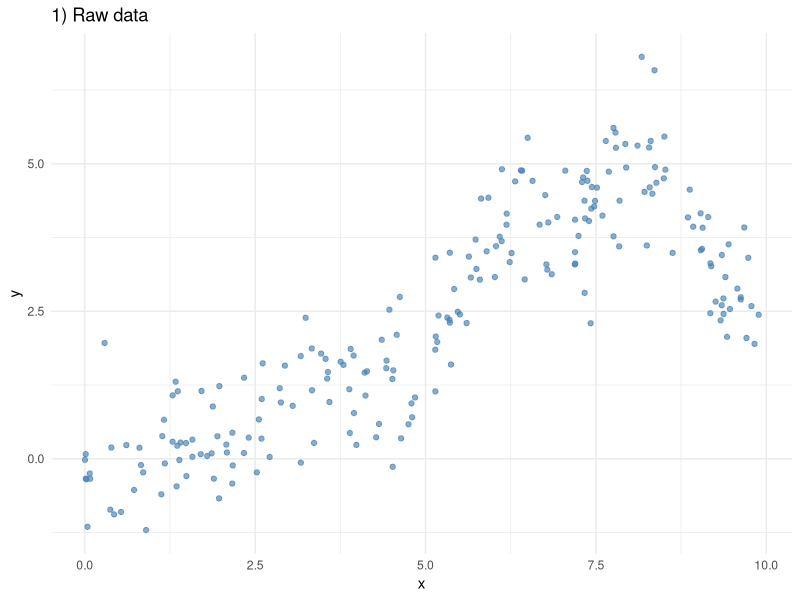
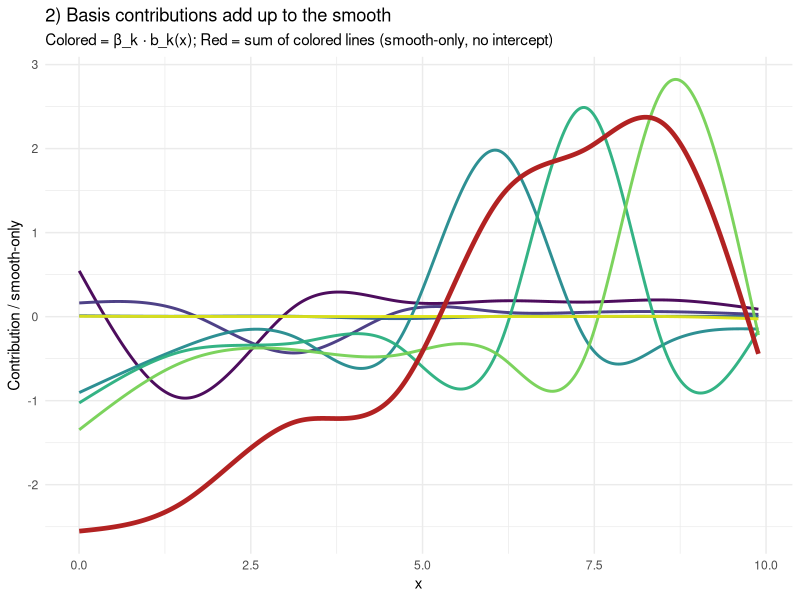
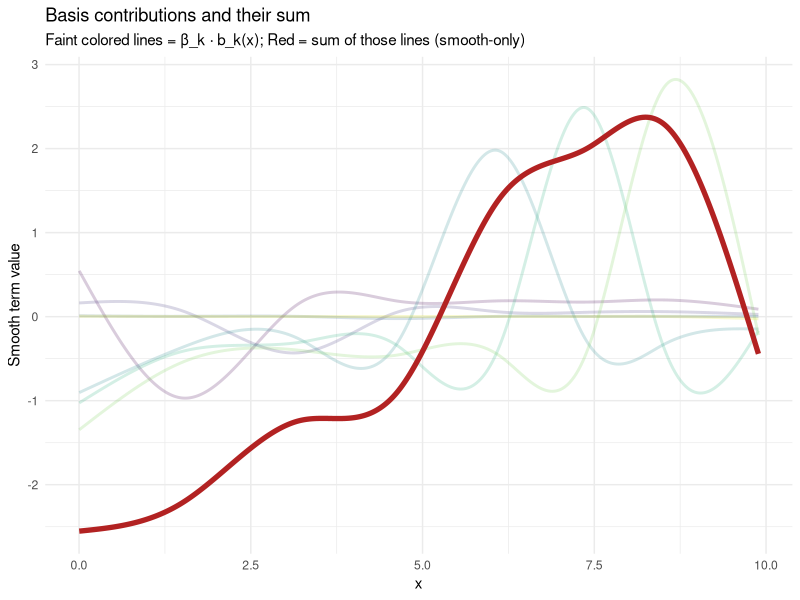

Reproduce these figures in R, in order.
## ---- chunk 1
# ------------------------------------------------------------
# Updated 3-panel visualization:
# p1 = raw data
# p2 = basis contributions (colored) + their SUM (smooth-only, red)
# p3 = raw data + full fitted mean (black) with contributions shown as
#      intercept + cumulative partial sums (faint gray) on the SAME response scale
# ------------------------------------------------------------

library(mgcv)
library(ggplot2)
library(dplyr)
library(tidyr)
library(patchwork)

set.seed(42)

# 1) Simulate irregular data (NO sin/cos)
n <- 220
x <- sort(runif(n, 0, 10))

f_true <- function(x) {
  0.25 * x - 0.02 * x^2 +
    ifelse(x > 2.5,  1.0 * (x - 2.5), 0) +
    ifelse(x > 6.0, -1.4 * (x - 6.0), 0) +
    1.8 * exp(-0.5 * ((x - 8.3)/0.55)^2) -
    1.6 * exp(-0.5 * ((x - 4.8)/0.70)^2)
}

y <- f_true(x) + rnorm(n, sd = 0.7)
dat <- data.frame(x, y)

# 2) Fit GAM
m <- gam(y ~ s(x, bs = "cr", k = 8),
         data = dat,
         method = "REML")

# 3) Grid + lpmatrix
xgrid <- data.frame(x = seq(min(dat$x), max(dat$x), length.out = 400))
Xp <- predict(m, newdata = xgrid, type = "lpmatrix")

# Smooth columns
ind <- m$smooth[[1]]$first.para:m$smooth[[1]]$last.para
B <- Xp[, ind, drop = FALSE]
b <- coef(m)[ind]

# Intercept
b0 <- coef(m)[1]

# Basis contributions matrix: beta_k * b_k(x)
Cmat <- sweep(B, 2, b, `*`)  # n_grid x n_basis

# Smooth-only sum (no intercept): sum_k beta_k * b_k(x)
smooth_only <- rowSums(Cmat)
smooth_df <- data.frame(x = xgrid$x, smooth_only = smooth_only)

# Full fitted mean on response scale: intercept + smooth_only
fit_full <- b0 + smooth_only
fit_df <- data.frame(x = xgrid$x, fit_full = fit_full, intercept = b0)

# Long format contributions for plotting
contrib_df <- as.data.frame(Cmat)
contrib_df$x <- xgrid$x

contrib_long <- contrib_df %>%
  pivot_longer(-x, names_to = "component", values_to = "contrib") %>%
  mutate(component = factor(component, levels = unique(component)))

# Cumulative partial fits on response scale: intercept + cumsum(contributions)
partial_mat <- apply(Cmat, 1, cumsum)   # n_basis x n_grid
partial_mat <- t(partial_mat) + b0      # n_grid x n_basis, on response scale

partial_df <- as.data.frame(partial_mat)
partial_df$x <- xgrid$x

partial_long <- partial_df %>%
  pivot_longer(-x, names_to = "step", values_to = "partial_fit")

# ------------------------------------------------------------
# p1: Raw data
# ------------------------------------------------------------
p1 <- ggplot(dat, aes(x, y)) +
  geom_point(alpha = 0.65, color = "steelblue") +
  theme_minimal() +
  labs(title = "1) Raw data",
       x = "x", y = "y")

# ------------------------------------------------------------
# p2: Basis contributions + their sum (smooth-only)
# ------------------------------------------------------------
p2 <- ggplot() +
  geom_line(data = contrib_long,
            aes(x, contrib, color = component, group = component),
            linewidth = 1, alpha = 0.95) +
  geom_line(data = smooth_df,
            aes(x, smooth_only),
            linewidth = 1.6, color = "firebrick") +
  theme_minimal() +
  scale_color_viridis_d(end = 0.95) +
  theme(legend.position = "none") +
  labs(title = "2) Basis contributions add up to the smooth",
       subtitle = "Colored = β_k · b_k(x); Red = sum of colored lines (smooth-only, no intercept)",
       x = "x", y = "Contribution / smooth-only")

# ------------------------------------------------------------
# p3: Raw data + full fitted mean + (optional) partial-build gray lines
# ------------------------------------------------------------
# ------------------------------------------------------------
# p3: Raw data + fitted curve + faint basis contributions
# ------------------------------------------------------------

# ------------------------------------------------------------
# p3: Contributions + their simple sum (smooth-only)
# ------------------------------------------------------------

p3 <- ggplot() +
  
  # subtle colored contribution curves
  geom_line(data = contrib_long,
            aes(x, contrib, color = component, group = component),
            linewidth = 1,
            alpha = 0.20) +
  
  # simple sum of contributions (smooth-only)
  geom_line(data = smooth_df,
            aes(x, smooth_only),
            linewidth = 1.8,
            color = "firebrick") +
  
  theme_minimal() +
  scale_color_viridis_d(end = 0.95) +
  theme(legend.position = "none") +
  
  labs(title = "Basis contributions and their sum",
       subtitle = "Faint colored lines = β_k · b_k(x); Red = sum of those lines (smooth-only)",
       x = "x",
       y = "Smooth term value")
